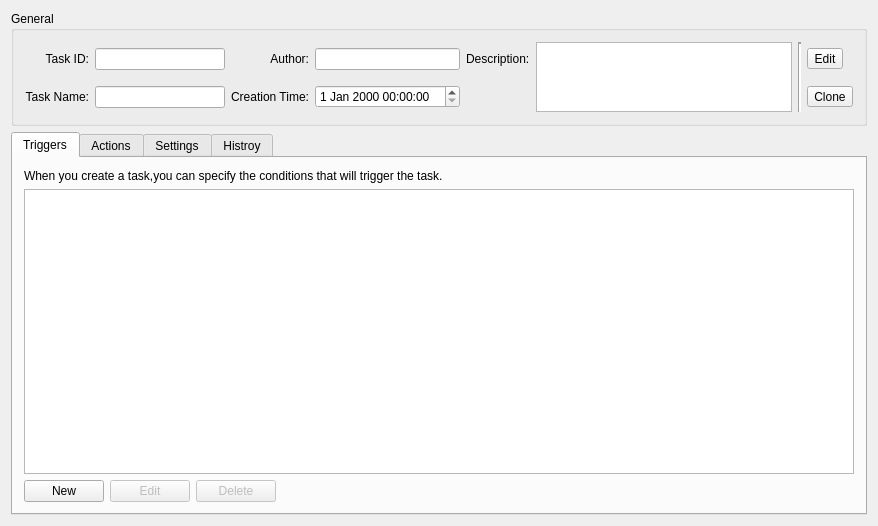
<?xml version="1.0" encoding="UTF-8"?>
<ui version="4.0">
 <class>TaskInfoViewWidgetClass</class>
 <widget class="QWidget" name="TaskInfoViewWidgetClass">
  <property name="geometry">
   <rect>
    <x>0</x>
    <y>0</y>
    <width>878</width>
    <height>526</height>
   </rect>
  </property>
  <property name="windowTitle">
   <string>TaskInfoViewWidget</string>
  </property>
  <layout class="QGridLayout" name="gridLayout_4">
   <item row="0" column="0">
    <widget class="QGroupBox" name="groupBoxGeneralInfo">
     <property name="title">
      <string>General</string>
     </property>
     <layout class="QGridLayout" name="gridLayout">
      <item row="0" column="0">
       <widget class="QLabel" name="labelTaskID">
        <property name="text">
         <string>Task ID:</string>
        </property>
        <property name="alignment">
         <set>Qt::AlignRight|Qt::AlignTrailing|Qt::AlignVCenter</set>
        </property>
       </widget>
      </item>
      <item row="0" column="1">
       <widget class="QLineEdit" name="lineEditID">
        <property name="readOnly">
         <bool>true</bool>
        </property>
       </widget>
      </item>
      <item row="0" column="2">
       <widget class="QLabel" name="labelAuthor">
        <property name="text">
         <string>Author:</string>
        </property>
        <property name="alignment">
         <set>Qt::AlignRight|Qt::AlignTrailing|Qt::AlignVCenter</set>
        </property>
       </widget>
      </item>
      <item row="0" column="3">
       <widget class="QLineEdit" name="lineEditAuthor">
        <property name="readOnly">
         <bool>true</bool>
        </property>
       </widget>
      </item>
      <item row="0" column="4">
       <widget class="QLabel" name="labelDescription">
        <property name="text">
         <string>Description:</string>
        </property>
       </widget>
      </item>
      <item row="0" column="5" rowspan="2">
       <widget class="QTextEdit" name="textEdit"/>
      </item>
      <item row="1" column="0">
       <widget class="QLabel" name="labelName">
        <property name="text">
         <string>Task Name:</string>
        </property>
        <property name="alignment">
         <set>Qt::AlignRight|Qt::AlignTrailing|Qt::AlignVCenter</set>
        </property>
       </widget>
      </item>
      <item row="1" column="1">
       <widget class="QLineEdit" name="lineEditName">
        <property name="readOnly">
         <bool>true</bool>
        </property>
       </widget>
      </item>
      <item row="1" column="2">
       <widget class="QLabel" name="labelCreationTime">
        <property name="text">
         <string>Creation Time:</string>
        </property>
        <property name="alignment">
         <set>Qt::AlignRight|Qt::AlignTrailing|Qt::AlignVCenter</set>
        </property>
       </widget>
      </item>
      <item row="1" column="3">
       <widget class="QDateTimeEdit" name="dateTimeEdit"/>
      </item>
      <item row="0" column="7">
       <widget class="QToolButton" name="toolButton_3">
        <property name="text">
         <string>Edit</string>
        </property>
       </widget>
      </item>
      <item row="1" column="7">
       <widget class="QToolButton" name="toolButton_4">
        <property name="text">
         <string>Clone</string>
        </property>
       </widget>
      </item>
      <item row="0" column="6" rowspan="2">
       <widget class="Line" name="line">
        <property name="lineWidth">
         <number>2</number>
        </property>
        <property name="orientation">
         <enum>Qt::Vertical</enum>
        </property>
       </widget>
      </item>
     </layout>
    </widget>
   </item>
   <item row="1" column="0">
    <widget class="QTabWidget" name="tabWidget">
     <property name="currentIndex">
      <number>0</number>
     </property>
     <widget class="QWidget" name="tabTriggers">
      <attribute name="title">
       <string>Triggers</string>
      </attribute>
      <layout class="QGridLayout" name="gridLayout_2">
       <item row="0" column="0" colspan="4">
        <widget class="QLabel" name="labelTrigger">
         <property name="text">
          <string>When you create a task,you can specify the conditions that will trigger the task.</string>
         </property>
        </widget>
       </item>
       <item row="1" column="0" colspan="4">
        <widget class="QTableView" name="tableViewTriggers"/>
       </item>
       <item row="2" column="0">
        <widget class="QPushButton" name="pushButtonNewTrigger">
         <property name="text">
          <string>New</string>
         </property>
        </widget>
       </item>
       <item row="2" column="1">
        <widget class="QPushButton" name="pushButtonEditTrigger">
         <property name="enabled">
          <bool>false</bool>
         </property>
         <property name="text">
          <string>Edit</string>
         </property>
        </widget>
       </item>
       <item row="2" column="2">
        <widget class="QPushButton" name="pushButtonDeleteTrigger">
         <property name="enabled">
          <bool>false</bool>
         </property>
         <property name="text">
          <string>Delete</string>
         </property>
        </widget>
       </item>
       <item row="2" column="3">
        <spacer name="horizontalSpacer">
         <property name="orientation">
          <enum>Qt::Horizontal</enum>
         </property>
         <property name="sizeHint" stdset="0">
          <size>
           <width>40</width>
           <height>20</height>
          </size>
         </property>
        </spacer>
       </item>
      </layout>
     </widget>
     <widget class="QWidget" name="tabActions">
      <attribute name="title">
       <string>Actions</string>
      </attribute>
      <layout class="QGridLayout" name="gridLayout_3">
       <item row="0" column="0" colspan="6">
        <widget class="QLabel" name="labelAction">
         <property name="text">
          <string>When you create a task,you must specify the action that will occur when your task starts.</string>
         </property>
        </widget>
       </item>
       <item row="1" column="0" colspan="6">
        <widget class="QTableView" name="tableViewActions"/>
       </item>
       <item row="2" column="0">
        <widget class="QPushButton" name="pushButtonNewAction">
         <property name="text">
          <string>New</string>
         </property>
        </widget>
       </item>
       <item row="2" column="1">
        <widget class="QPushButton" name="pushButtonEditAction">
         <property name="enabled">
          <bool>false</bool>
         </property>
         <property name="text">
          <string>Edit</string>
         </property>
        </widget>
       </item>
       <item row="2" column="2">
        <widget class="QPushButton" name="pushButtonDeleteAction">
         <property name="text">
          <string>Delete</string>
         </property>
        </widget>
       </item>
       <item row="2" column="3">
        <spacer name="horizontalSpacer_2">
         <property name="orientation">
          <enum>Qt::Horizontal</enum>
         </property>
         <property name="sizeHint" stdset="0">
          <size>
           <width>446</width>
           <height>20</height>
          </size>
         </property>
        </spacer>
       </item>
       <item row="2" column="4">
        <widget class="QToolButton" name="toolButtonMoveUp">
         <property name="text">
          <string>Move UP</string>
         </property>
        </widget>
       </item>
       <item row="2" column="5">
        <widget class="QToolButton" name="toolButtonMoveDown">
         <property name="text">
          <string>Move Down</string>
         </property>
        </widget>
       </item>
      </layout>
     </widget>
     <widget class="QWidget" name="tabSettings">
      <attribute name="title">
       <string>Settings</string>
      </attribute>
     </widget>
     <widget class="QWidget" name="tabHistory">
      <attribute name="title">
       <string>Histroy</string>
      </attribute>
     </widget>
    </widget>
   </item>
  </layout>
 </widget>
 <layoutdefault spacing="6" margin="11"/>
 <resources/>
 <connections/>
</ui>
